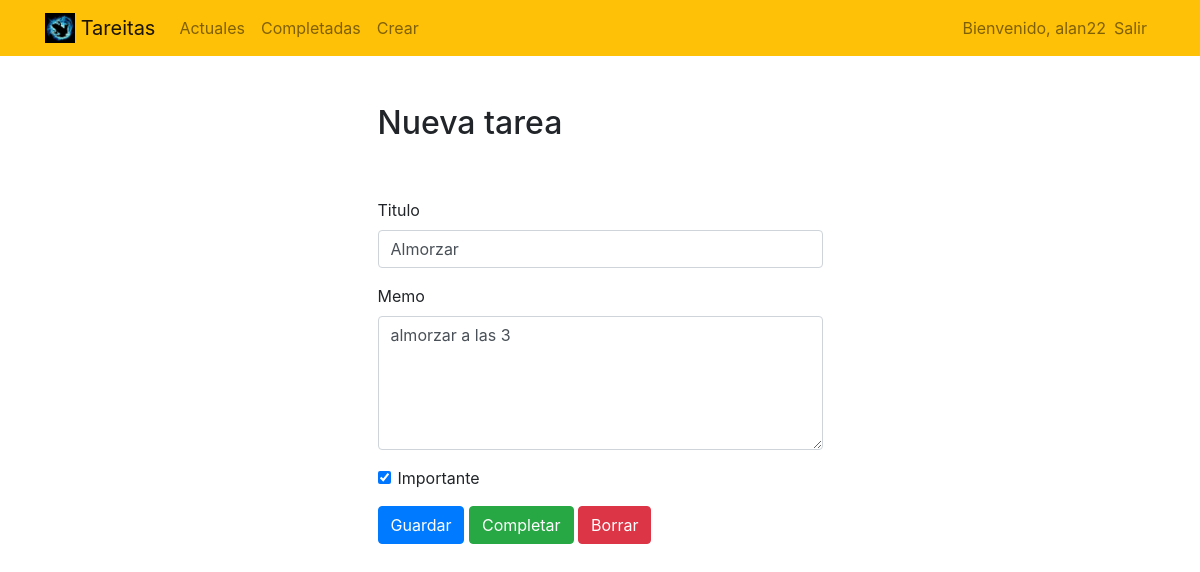
The app's page /pendiente/2 (signed in) with its own data.
### pendiente/models.py (models this page shows, shortened)
class Pendiente(models.Model):
    title=models.CharField(max_length=150)
    memo=models.TextField(blank=True)
    created_at=models.DateTimeField(auto_now_add=True)
    datecompleted=models.DateTimeField(null=True,blank=True)
    important=models.BooleanField(default=False)
    created_by=models.ForeignKey(User, on_delete=models.CASCADE)

### pendiente/views.py (the view, shortened to what this page needs)
# urls.py: path('pendiente/<int:pendiente_pk>',verpendiente,name='verpendiente'),
@login_required
def verpendiente(request,pendiente_pk):
    pendiente=get_object_or_404(Pendiente,pk=pendiente_pk,created_by=request.user)
    form = PendienteForm(instance=pendiente)
    context_dict={
        'pendiente':pendiente,
    }
    if request.method=='GET':
        form = PendienteForm(instance=pendiente)
        context_dict.update({'form':form})
        return render(request, 'pendiente/verpendiente.html',context_dict)

### pendiente/forms.py
class PendienteForm(ModelForm):
    class Meta:
        model = Pendiente
        fields=['title','memo','important']

### pendiente/templates/pendiente/verpendiente.html (shortened to what this page needs)
{% extends 'pendiente/base.html' %}
{% block content %}
    <div class="row justify-content-center mt-5">
        <div class="col-md-5">
            <h2>Nueva tarea</h2>
        </div>
    </div>
    <div class="row justify-content-center mt-5">
        <div class="col-md-5">
            <form method="POST">
                <div class="form-group">
                    <label for="title">Titulo</label>
                    <input type="text" name="title" class="form-control" id="title" value="{{ pendiente.title }}" required>
                </div>
                <div class="form-group">
                    <label for="memo">Memo</label>
                    <textarea name="memo" rows="5" class="form-control" id="memo" >{{ pendiente.memo }}</textarea>
                </div>
                <div class="form-group form-check">
                    <input type="checkbox" name="important" class="form-check-input" id="important" {% if pendiente.important %}checked{% endif %}>
                    <label class="form-check-label" for="important">Importante</label>
                </div>
                <button type="submit" class="btn btn-primary">Guardar</button>
                <button type="button" class="btn btn-success" onclick="$('#complete').click()">Completar</button>
                <button type="button" class="btn btn-danger" onclick="$('#delete').click()">Borrar</button>
            </form>
        </div>
    </div>
{% endblock %}

### pendiente/templates/pendiente/base.html (shortened to what this page needs)
{% load static %}
<!doctype html>
<html lang="en">
<head>
    <link rel="stylesheet" href="https://stackpath.bootstrapcdn.com/bootstrap/4.4.1/css/bootstrap.min.css">
</head>
<body>
<nav class="navbar navbar-expand-md navbar-light bg-warning">
<div class="container">
    <a class="navbar-brand" href="{% url 'index' %}">
         <img src="{% static 'pendiente/logo.png' %}" width="30" height="30" class="d-inline-block align-top">
        <span>Tareitas</span>
    </a>
    <div class="collapse navbar-collapse" id="navbarNav">
    {% if user.is_authenticated %}
        <ul class="navbar-nav mr-auto">
                <li class="nav-item {{ current }}">
                    <a class="nav-link" href="{% url 'currenttodos' %}">Actuales</a>
                </li>
                <li class="nav-item {{ completed }}">
                    <a class="nav-link" href="{% url 'completed' %}">Completadas</a>
                </li>
                <li class="nav-item {{ create }}">
                    <a class="nav-link" href="{% url 'crearpendiente' %}">Crear</a>
                </li>
        </ul>
    {% endif %}
    <ul class="navbar-nav ml-auto">
            {% if user.is_authenticated %}
                <li class="nav-item">
                    <span class="navbar-text"> Bienvenido, {{ request.user.username }} </span>
                </li>
                <li class="nav-item">
                    <a href="#" onclick="$('#signOutBtn').click()" class="nav-link">Salir</a>
                </li>
            {% endif %}
        </ul>
    </div>
</div>
</nav>
<div class="container">
{% block content %}{% endblock %}
</div>
</body>
</html>

### records on screen
Pendiente: title "Almorzar", memo "almorzar a las 3", important "☑"

### other values on screen
{{ request.user.username }} "alan22"
